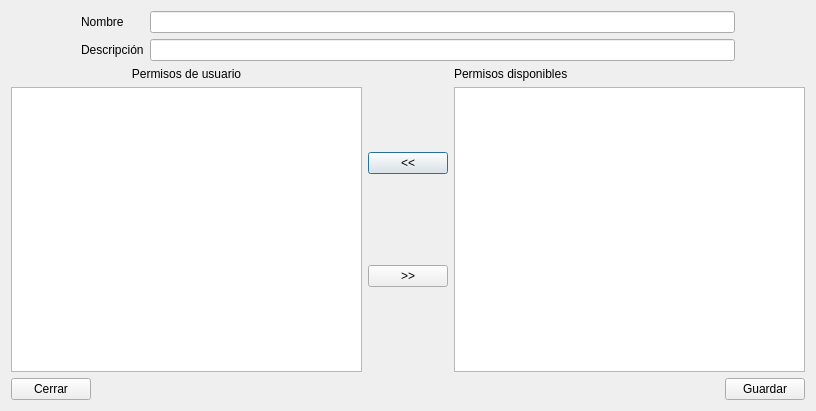
<?xml version="1.0" encoding="UTF-8"?>
<ui version="4.0">
 <class>frm_role</class>
 <widget class="QDialog" name="frm_role">
  <property name="geometry">
   <rect>
    <x>0</x>
    <y>0</y>
    <width>816</width>
    <height>411</height>
   </rect>
  </property>
  <property name="windowTitle">
   <string>Rol</string>
  </property>
  <layout class="QGridLayout" name="gridLayout_2">
   <item row="0" column="0">
    <layout class="QHBoxLayout" name="horizontalLayout">
     <item>
      <spacer name="horizontalSpacer_2">
       <property name="orientation">
        <enum>Qt::Orientation::Horizontal</enum>
       </property>
       <property name="sizeType">
        <enum>QSizePolicy::Policy::Minimum</enum>
       </property>
       <property name="sizeHint" stdset="0">
        <size>
         <width>70</width>
         <height>20</height>
        </size>
       </property>
      </spacer>
     </item>
     <item>
      <layout class="QVBoxLayout" name="verticalLayout">
       <item>
        <widget class="QLabel" name="lbl_name">
         <property name="text">
          <string>Nombre</string>
         </property>
        </widget>
       </item>
       <item>
        <widget class="QLabel" name="lbl_description">
         <property name="text">
          <string>Descripción</string>
         </property>
        </widget>
       </item>
      </layout>
     </item>
     <item>
      <layout class="QGridLayout" name="gridLayout">
       <item row="0" column="0">
        <widget class="QLineEdit" name="txt_name"/>
       </item>
       <item row="1" column="0">
        <widget class="QLineEdit" name="txt_description"/>
       </item>
      </layout>
     </item>
     <item>
      <spacer name="horizontalSpacer_3">
       <property name="orientation">
        <enum>Qt::Orientation::Horizontal</enum>
       </property>
       <property name="sizeType">
        <enum>QSizePolicy::Policy::Minimum</enum>
       </property>
       <property name="sizeHint" stdset="0">
        <size>
         <width>70</width>
         <height>20</height>
        </size>
       </property>
      </spacer>
     </item>
    </layout>
   </item>
   <item row="1" column="0">
    <layout class="QHBoxLayout" name="horizontalLayout_2">
     <item>
      <layout class="QVBoxLayout" name="verticalLayout_3">
       <item>
        <widget class="QLabel" name="lbl_user_permissions">
         <property name="text">
          <string>Permisos de usuario</string>
         </property>
         <property name="alignment">
          <set>Qt::AlignmentFlag::AlignCenter</set>
         </property>
        </widget>
       </item>
       <item>
        <widget class="QListWidget" name="listWidget_user_permissions"/>
       </item>
      </layout>
     </item>
     <item>
      <layout class="QVBoxLayout" name="verticalLayout_2">
       <property name="spacing">
        <number>6</number>
       </property>
       <property name="sizeConstraint">
        <enum>QLayout::SizeConstraint::SetDefaultConstraint</enum>
       </property>
       <item>
        <widget class="QPushButton" name="btn_add_permission">
         <property name="text">
          <string>&lt;&lt;</string>
         </property>
        </widget>
       </item>
       <item>
        <widget class="QPushButton" name="btn_remove_permission">
         <property name="text">
          <string>&gt;&gt;</string>
         </property>
        </widget>
       </item>
      </layout>
     </item>
     <item>
      <layout class="QVBoxLayout" name="verticalLayout_4">
       <item>
        <widget class="QLabel" name="lbl_available_permissions">
         <property name="text">
          <string>Permisos disponibles</string>
         </property>
        </widget>
       </item>
       <item>
        <widget class="QListWidget" name="listWidget_available_permissions"/>
       </item>
      </layout>
     </item>
    </layout>
   </item>
   <item row="2" column="0">
    <layout class="QHBoxLayout" name="horizontalLayout_4">
     <item>
      <widget class="QPushButton" name="btn_close">
       <property name="text">
        <string>Cerrar</string>
       </property>
      </widget>
     </item>
     <item>
      <spacer name="horizontalSpacer">
       <property name="orientation">
        <enum>Qt::Orientation::Horizontal</enum>
       </property>
       <property name="sizeHint" stdset="0">
        <size>
         <width>40</width>
         <height>20</height>
        </size>
       </property>
      </spacer>
     </item>
     <item>
      <widget class="QPushButton" name="btn_save">
       <property name="text">
        <string>Guardar</string>
       </property>
      </widget>
     </item>
    </layout>
   </item>
  </layout>
 </widget>
 <resources/>
 <connections/>
</ui>
